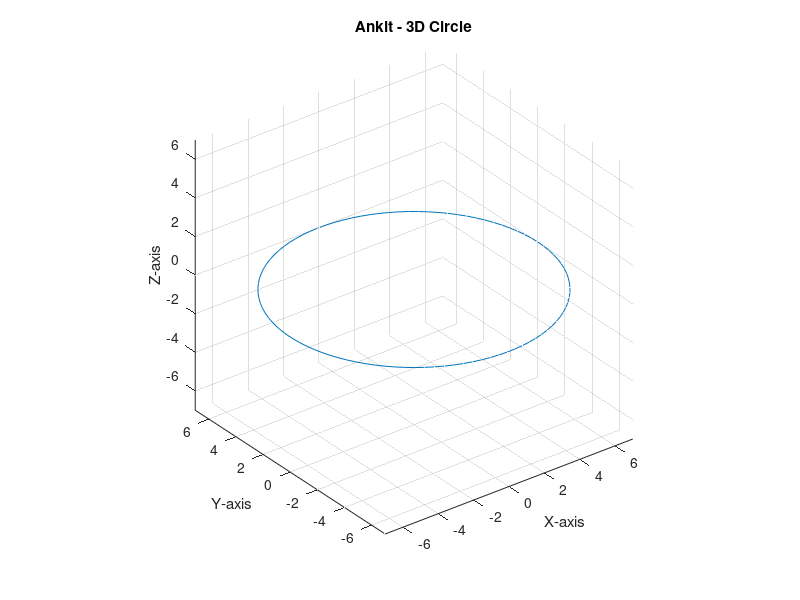

Recreate this plot in MATLAB.
clear all
clc
% Define the radius R
R = 007;

% Initialize theta from 0 to 2*pi
theta = linspace(0, 2*pi, 100);

% Calculate the x, y, and z coordinates for a circle in the xy-plane (z=0)
x = R * cos(theta);
y = R * sin(theta);
z = zeros(1, length(theta));  
figure;
plot3(x, y, z);
axis equal;
title('Ankit - 3D Circle'); 
xlabel('X-axis');
ylabel('Y-axis');
zlabel('Z-axis');
grid on;

% Show the plot
hold off;
